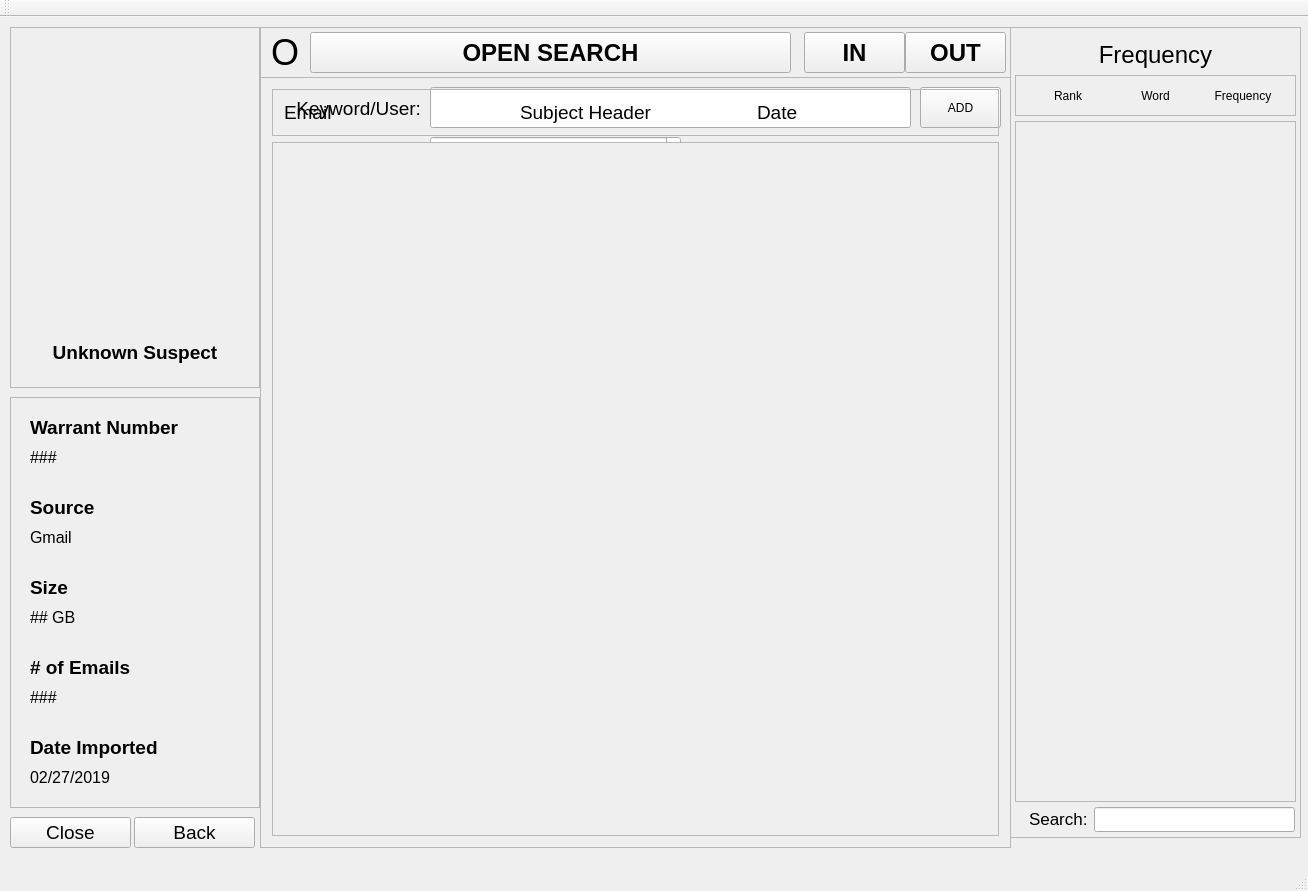
<?xml version="1.0" encoding="UTF-8"?>
<ui version="4.0">
 <class>SearchWindow</class>
 <widget class="QMainWindow" name="SearchWindow">
  <property name="geometry">
   <rect>
    <x>0</x>
    <y>0</y>
    <width>1308</width>
    <height>891</height>
   </rect>
  </property>
  <property name="windowTitle">
   <string>Canopy Email Search Evaluator</string>
  </property>
  <widget class="QWidget" name="centralWidget">
   <widget class="QFrame" name="suspectFrame">
    <property name="geometry">
     <rect>
      <x>10</x>
      <y>10</y>
      <width>250</width>
      <height>361</height>
     </rect>
    </property>
    <property name="frameShape">
     <enum>QFrame::StyledPanel</enum>
    </property>
    <property name="frameShadow">
     <enum>QFrame::Raised</enum>
    </property>
    <widget class="QLabel" name="suspectPortrait">
     <property name="geometry">
      <rect>
       <x>0</x>
       <y>10</y>
       <width>240</width>
       <height>240</height>
      </rect>
     </property>
     <property name="font">
      <font>
       <kerning>false</kerning>
      </font>
     </property>
     <property name="text">
      <string/>
     </property>
     <property name="pixmap">
      <pixmap>../images/unknown-user.png</pixmap>
     </property>
     <property name="scaledContents">
      <bool>true</bool>
     </property>
     <property name="alignment">
      <set>Qt::AlignCenter</set>
     </property>
    </widget>
    <widget class="QLabel" name="suspectNameLabel">
     <property name="geometry">
      <rect>
       <x>10</x>
       <y>300</y>
       <width>230</width>
       <height>50</height>
      </rect>
     </property>
     <property name="font">
      <font>
       <pointsize>14</pointsize>
       <weight>75</weight>
       <bold>true</bold>
      </font>
     </property>
     <property name="text">
      <string>Unknown Suspect</string>
     </property>
     <property name="alignment">
      <set>Qt::AlignCenter</set>
     </property>
    </widget>
   </widget>
   <widget class="QFrame" name="infoFrame">
    <property name="geometry">
     <rect>
      <x>10</x>
      <y>380</y>
      <width>250</width>
      <height>411</height>
     </rect>
    </property>
    <property name="frameShape">
     <enum>QFrame::StyledPanel</enum>
    </property>
    <property name="frameShadow">
     <enum>QFrame::Raised</enum>
    </property>
    <widget class="QLabel" name="label_10">
     <property name="geometry">
      <rect>
       <x>20</x>
       <y>340</y>
       <width>221</width>
       <height>21</height>
      </rect>
     </property>
     <property name="font">
      <font>
       <pointsize>14</pointsize>
       <weight>75</weight>
       <bold>true</bold>
      </font>
     </property>
     <property name="text">
      <string>Date Imported</string>
     </property>
    </widget>
    <widget class="QLabel" name="label_3">
     <property name="geometry">
      <rect>
       <x>20</x>
       <y>100</y>
       <width>121</width>
       <height>21</height>
      </rect>
     </property>
     <property name="font">
      <font>
       <pointsize>14</pointsize>
       <weight>75</weight>
       <bold>true</bold>
      </font>
     </property>
     <property name="text">
      <string>Source</string>
     </property>
    </widget>
    <widget class="QLabel" name="emailCountLabel">
     <property name="geometry">
      <rect>
       <x>20</x>
       <y>290</y>
       <width>151</width>
       <height>21</height>
      </rect>
     </property>
     <property name="font">
      <font>
       <pointsize>12</pointsize>
      </font>
     </property>
     <property name="text">
      <string>###</string>
     </property>
    </widget>
    <widget class="QLabel" name="label">
     <property name="geometry">
      <rect>
       <x>20</x>
       <y>20</y>
       <width>221</width>
       <height>21</height>
      </rect>
     </property>
     <property name="font">
      <font>
       <pointsize>14</pointsize>
       <weight>75</weight>
       <bold>true</bold>
      </font>
     </property>
     <property name="text">
      <string>Warrant Number</string>
     </property>
    </widget>
    <widget class="QLabel" name="label_8">
     <property name="geometry">
      <rect>
       <x>20</x>
       <y>260</y>
       <width>181</width>
       <height>21</height>
      </rect>
     </property>
     <property name="font">
      <font>
       <pointsize>14</pointsize>
       <weight>75</weight>
       <bold>true</bold>
      </font>
     </property>
     <property name="text">
      <string># of Emails</string>
     </property>
    </widget>
    <widget class="QLabel" name="warrantNumberLabel">
     <property name="geometry">
      <rect>
       <x>20</x>
       <y>50</y>
       <width>111</width>
       <height>21</height>
      </rect>
     </property>
     <property name="font">
      <font>
       <pointsize>12</pointsize>
      </font>
     </property>
     <property name="text">
      <string>###</string>
     </property>
    </widget>
    <widget class="QLabel" name="sourceLabel">
     <property name="geometry">
      <rect>
       <x>20</x>
       <y>130</y>
       <width>111</width>
       <height>21</height>
      </rect>
     </property>
     <property name="font">
      <font>
       <pointsize>12</pointsize>
      </font>
     </property>
     <property name="text">
      <string>Gmail</string>
     </property>
    </widget>
    <widget class="QLabel" name="fileSizeLabel">
     <property name="geometry">
      <rect>
       <x>20</x>
       <y>210</y>
       <width>191</width>
       <height>21</height>
      </rect>
     </property>
     <property name="font">
      <font>
       <pointsize>12</pointsize>
      </font>
     </property>
     <property name="text">
      <string>## GB</string>
     </property>
    </widget>
    <widget class="QLabel" name="dateLabel">
     <property name="geometry">
      <rect>
       <x>20</x>
       <y>370</y>
       <width>221</width>
       <height>21</height>
      </rect>
     </property>
     <property name="font">
      <font>
       <pointsize>12</pointsize>
      </font>
     </property>
     <property name="text">
      <string>02/27/2019</string>
     </property>
    </widget>
    <widget class="QLabel" name="label_5">
     <property name="geometry">
      <rect>
       <x>20</x>
       <y>180</y>
       <width>201</width>
       <height>21</height>
      </rect>
     </property>
     <property name="font">
      <font>
       <pointsize>14</pointsize>
       <weight>75</weight>
       <bold>true</bold>
      </font>
     </property>
     <property name="text">
      <string>Size</string>
     </property>
    </widget>
   </widget>
   <widget class="QPushButton" name="backButton">
    <property name="geometry">
     <rect>
      <x>134</x>
      <y>800</y>
      <width>121</width>
      <height>31</height>
     </rect>
    </property>
    <property name="font">
     <font>
      <pointsize>14</pointsize>
     </font>
    </property>
    <property name="text">
     <string>Back</string>
    </property>
   </widget>
   <widget class="QFrame" name="frame">
    <property name="geometry">
     <rect>
      <x>260</x>
      <y>10</y>
      <width>751</width>
      <height>51</height>
     </rect>
    </property>
    <property name="frameShape">
     <enum>QFrame::StyledPanel</enum>
    </property>
    <property name="frameShadow">
     <enum>QFrame::Raised</enum>
    </property>
    <widget class="QLabel" name="label_2">
     <property name="geometry">
      <rect>
       <x>0</x>
       <y>0</y>
       <width>50</width>
       <height>50</height>
      </rect>
     </property>
     <property name="font">
      <font>
       <pointsize>27</pointsize>
      </font>
     </property>
     <property name="text">
      <string>O</string>
     </property>
     <property name="alignment">
      <set>Qt::AlignCenter</set>
     </property>
    </widget>
    <widget class="QPushButton" name="searchButton">
     <property name="geometry">
      <rect>
       <x>50</x>
       <y>5</y>
       <width>481</width>
       <height>41</height>
      </rect>
     </property>
     <property name="font">
      <font>
       <pointsize>18</pointsize>
       <weight>75</weight>
       <bold>true</bold>
      </font>
     </property>
     <property name="text">
      <string>OPEN SEARCH</string>
     </property>
    </widget>
    <widget class="QPushButton" name="inButton">
     <property name="geometry">
      <rect>
       <x>544</x>
       <y>5</y>
       <width>101</width>
       <height>41</height>
      </rect>
     </property>
     <property name="font">
      <font>
       <pointsize>18</pointsize>
       <weight>75</weight>
       <bold>true</bold>
      </font>
     </property>
     <property name="text">
      <string>IN</string>
     </property>
    </widget>
    <widget class="QPushButton" name="outButton">
     <property name="geometry">
      <rect>
       <x>645</x>
       <y>5</y>
       <width>101</width>
       <height>41</height>
      </rect>
     </property>
     <property name="font">
      <font>
       <pointsize>18</pointsize>
       <weight>75</weight>
       <bold>true</bold>
      </font>
     </property>
     <property name="text">
      <string>OUT</string>
     </property>
    </widget>
   </widget>
   <widget class="QFrame" name="emailFrame">
    <property name="geometry">
     <rect>
      <x>260</x>
      <y>60</y>
      <width>751</width>
      <height>771</height>
     </rect>
    </property>
    <property name="frameShape">
     <enum>QFrame::StyledPanel</enum>
    </property>
    <property name="frameShadow">
     <enum>QFrame::Raised</enum>
    </property>
    <layout class="QVBoxLayout" name="verticalLayout">
     <item>
      <widget class="QFrame" name="titleFrame">
       <property name="frameShape">
        <enum>QFrame::StyledPanel</enum>
       </property>
       <property name="frameShadow">
        <enum>QFrame::Raised</enum>
       </property>
       <layout class="QHBoxLayout" name="horizontalLayout">
        <item>
         <widget class="QLabel" name="label_9">
          <property name="font">
           <font>
            <pointsize>14</pointsize>
           </font>
          </property>
          <property name="text">
           <string>Email</string>
          </property>
         </widget>
        </item>
        <item>
         <widget class="QLabel" name="label_11">
          <property name="font">
           <font>
            <pointsize>14</pointsize>
           </font>
          </property>
          <property name="text">
           <string>Subject Header</string>
          </property>
         </widget>
        </item>
        <item>
         <widget class="QLabel" name="label_12">
          <property name="font">
           <font>
            <pointsize>14</pointsize>
           </font>
          </property>
          <property name="text">
           <string>Date</string>
          </property>
         </widget>
        </item>
       </layout>
      </widget>
     </item>
     <item>
      <widget class="QScrollArea" name="emailHeaderList">
       <property name="widgetResizable">
        <bool>true</bool>
       </property>
       <widget class="QWidget" name="emailScrollArea">
        <property name="geometry">
         <rect>
          <x>0</x>
          <y>0</y>
          <width>729</width>
          <height>701</height>
         </rect>
        </property>
       </widget>
      </widget>
     </item>
    </layout>
   </widget>
   <widget class="QFrame" name="searchFrame">
    <property name="geometry">
     <rect>
      <x>260</x>
      <y>60</y>
      <width>751</width>
      <height>771</height>
     </rect>
    </property>
    <property name="frameShape">
     <enum>QFrame::StyledPanel</enum>
    </property>
    <property name="frameShadow">
     <enum>QFrame::Raised</enum>
    </property>
    <widget class="QLabel" name="label_4">
     <property name="geometry">
      <rect>
       <x>20</x>
       <y>16</y>
       <width>141</width>
       <height>31</height>
      </rect>
     </property>
     <property name="font">
      <font>
       <pointsize>14</pointsize>
      </font>
     </property>
     <property name="text">
      <string>Keyword/User:</string>
     </property>
     <property name="alignment">
      <set>Qt::AlignRight|Qt::AlignTrailing|Qt::AlignVCenter</set>
     </property>
    </widget>
    <widget class="QLineEdit" name="keywordInput">
     <property name="geometry">
      <rect>
       <x>170</x>
       <y>10</y>
       <width>481</width>
       <height>41</height>
      </rect>
     </property>
     <property name="font">
      <font>
       <pointsize>12</pointsize>
      </font>
     </property>
    </widget>
    <widget class="QLabel" name="label_6">
     <property name="geometry">
      <rect>
       <x>20</x>
       <y>110</y>
       <width>141</width>
       <height>31</height>
      </rect>
     </property>
     <property name="font">
      <font>
       <pointsize>14</pointsize>
      </font>
     </property>
     <property name="text">
      <string>Start Date:</string>
     </property>
     <property name="alignment">
      <set>Qt::AlignRight|Qt::AlignTrailing|Qt::AlignVCenter</set>
     </property>
    </widget>
    <widget class="QDateEdit" name="startDate">
     <property name="geometry">
      <rect>
       <x>170</x>
       <y>105</y>
       <width>251</width>
       <height>41</height>
      </rect>
     </property>
    </widget>
    <widget class="QLabel" name="label_7">
     <property name="geometry">
      <rect>
       <x>20</x>
       <y>64</y>
       <width>141</width>
       <height>31</height>
      </rect>
     </property>
     <property name="font">
      <font>
       <pointsize>14</pointsize>
      </font>
     </property>
     <property name="text">
      <string>End Date:</string>
     </property>
     <property name="alignment">
      <set>Qt::AlignRight|Qt::AlignTrailing|Qt::AlignVCenter</set>
     </property>
    </widget>
    <widget class="QDateEdit" name="endDate">
     <property name="geometry">
      <rect>
       <x>170</x>
       <y>59</y>
       <width>251</width>
       <height>41</height>
      </rect>
     </property>
    </widget>
    <widget class="QPushButton" name="addKeywordButton">
     <property name="geometry">
      <rect>
       <x>660</x>
       <y>10</y>
       <width>81</width>
       <height>41</height>
      </rect>
     </property>
     <property name="text">
      <string>ADD</string>
     </property>
    </widget>
    <widget class="QWidget" name="layoutWidget">
     <property name="geometry">
      <rect>
       <x>10</x>
       <y>150</y>
       <width>731</width>
       <height>331</height>
      </rect>
     </property>
     <layout class="QFormLayout" name="formLayout_2">
      <item row="1" column="0" colspan="2">
       <layout class="QHBoxLayout" name="horizontalLayout_4">
        <item>
         <spacer name="horizontalSpacer">
          <property name="orientation">
           <enum>Qt::Horizontal</enum>
          </property>
          <property name="sizeType">
           <enum>QSizePolicy::Fixed</enum>
          </property>
          <property name="sizeHint" stdset="0">
           <size>
            <width>300</width>
            <height>30</height>
           </size>
          </property>
         </spacer>
        </item>
        <item>
         <widget class="QPushButton" name="doSearchButton">
          <property name="text">
           <string>SEARCH</string>
          </property>
         </widget>
        </item>
        <item>
         <spacer name="horizontalSpacer_2">
          <property name="orientation">
           <enum>Qt::Horizontal</enum>
          </property>
          <property name="sizeType">
           <enum>QSizePolicy::Fixed</enum>
          </property>
          <property name="sizeHint" stdset="0">
           <size>
            <width>300</width>
            <height>30</height>
           </size>
          </property>
         </spacer>
        </item>
       </layout>
      </item>
      <item row="0" column="0" colspan="2">
       <widget class="QFrame" name="keywordBank">
        <property name="frameShape">
         <enum>QFrame::StyledPanel</enum>
        </property>
        <property name="frameShadow">
         <enum>QFrame::Raised</enum>
        </property>
        <layout class="QFormLayout" name="formLayout">
         <property name="fieldGrowthPolicy">
          <enum>QFormLayout::FieldsStayAtSizeHint</enum>
         </property>
         <property name="rowWrapPolicy">
          <enum>QFormLayout::WrapLongRows</enum>
         </property>
         <property name="topMargin">
          <number>6</number>
         </property>
        </layout>
       </widget>
      </item>
     </layout>
    </widget>
   </widget>
   <widget class="QFrame" name="freqFrame">
    <property name="geometry">
     <rect>
      <x>1010</x>
      <y>10</y>
      <width>291</width>
      <height>811</height>
     </rect>
    </property>
    <property name="frameShape">
     <enum>QFrame::StyledPanel</enum>
    </property>
    <property name="frameShadow">
     <enum>QFrame::Raised</enum>
    </property>
    <widget class="QLabel" name="freqTitle">
     <property name="geometry">
      <rect>
       <x>10</x>
       <y>7</y>
       <width>271</width>
       <height>41</height>
      </rect>
     </property>
     <property name="font">
      <font>
       <pointsize>18</pointsize>
      </font>
     </property>
     <property name="text">
      <string>Frequency</string>
     </property>
     <property name="alignment">
      <set>Qt::AlignCenter</set>
     </property>
    </widget>
    <widget class="QFrame" name="frame_5">
     <property name="geometry">
      <rect>
       <x>5</x>
       <y>48</y>
       <width>281</width>
       <height>41</height>
      </rect>
     </property>
     <property name="frameShape">
      <enum>QFrame::StyledPanel</enum>
     </property>
     <property name="frameShadow">
      <enum>QFrame::Raised</enum>
     </property>
     <layout class="QHBoxLayout" name="horizontalLayout_3">
      <item>
       <widget class="QLabel" name="label_14">
        <property name="text">
         <string>Rank</string>
        </property>
        <property name="alignment">
         <set>Qt::AlignCenter</set>
        </property>
       </widget>
      </item>
      <item>
       <widget class="QLabel" name="label_15">
        <property name="text">
         <string>Word</string>
        </property>
        <property name="alignment">
         <set>Qt::AlignCenter</set>
        </property>
       </widget>
      </item>
      <item>
       <widget class="QLabel" name="label_16">
        <property name="text">
         <string>Frequency</string>
        </property>
        <property name="alignment">
         <set>Qt::AlignCenter</set>
        </property>
       </widget>
      </item>
     </layout>
    </widget>
    <widget class="QScrollArea" name="freqCountScrollArea">
     <property name="geometry">
      <rect>
       <x>5</x>
       <y>94</y>
       <width>281</width>
       <height>681</height>
      </rect>
     </property>
     <property name="widgetResizable">
      <bool>true</bool>
     </property>
     <widget class="QWidget" name="scrollAreaWidgetContents">
      <property name="geometry">
       <rect>
        <x>0</x>
        <y>0</y>
        <width>279</width>
        <height>679</height>
       </rect>
      </property>
     </widget>
    </widget>
    <widget class="QLabel" name="label_13">
     <property name="geometry">
      <rect>
       <x>19</x>
       <y>783</y>
       <width>67</width>
       <height>17</height>
      </rect>
     </property>
     <property name="font">
      <font>
       <pointsize>13</pointsize>
      </font>
     </property>
     <property name="text">
      <string>Search:</string>
     </property>
    </widget>
    <widget class="QLineEdit" name="wordFreqFilter">
     <property name="geometry">
      <rect>
       <x>84</x>
       <y>780</y>
       <width>201</width>
       <height>25</height>
      </rect>
     </property>
    </widget>
   </widget>
   <widget class="QPushButton" name="closeButton">
    <property name="geometry">
     <rect>
      <x>10</x>
      <y>800</y>
      <width>121</width>
      <height>31</height>
     </rect>
    </property>
    <property name="font">
     <font>
      <pointsize>14</pointsize>
     </font>
    </property>
    <property name="text">
     <string>Close</string>
    </property>
   </widget>
   <widget class="QWidget" name="layoutWidget">
    <property name="geometry">
     <rect>
      <x>0</x>
      <y>0</y>
      <width>2</width>
      <height>2</height>
     </rect>
    </property>
    <layout class="QHBoxLayout" name="horizontalLayout_2"/>
   </widget>
   <zorder>layoutWidget</zorder>
   <zorder>searchFrame</zorder>
   <zorder>suspectFrame</zorder>
   <zorder>infoFrame</zorder>
   <zorder>backButton</zorder>
   <zorder>frame</zorder>
   <zorder>emailFrame</zorder>
   <zorder>freqFrame</zorder>
   <zorder>closeButton</zorder>
  </widget>
  <widget class="QMenuBar" name="menuBar">
   <property name="geometry">
    <rect>
     <x>0</x>
     <y>0</y>
     <width>1308</width>
     <height>22</height>
    </rect>
   </property>
  </widget>
  <widget class="QToolBar" name="mainToolBar">
   <attribute name="toolBarArea">
    <enum>TopToolBarArea</enum>
   </attribute>
   <attribute name="toolBarBreak">
    <bool>false</bool>
   </attribute>
  </widget>
  <widget class="QStatusBar" name="statusBar"/>
 </widget>
 <layoutdefault spacing="6" margin="11"/>
 <resources/>
 <connections/>
</ui>
